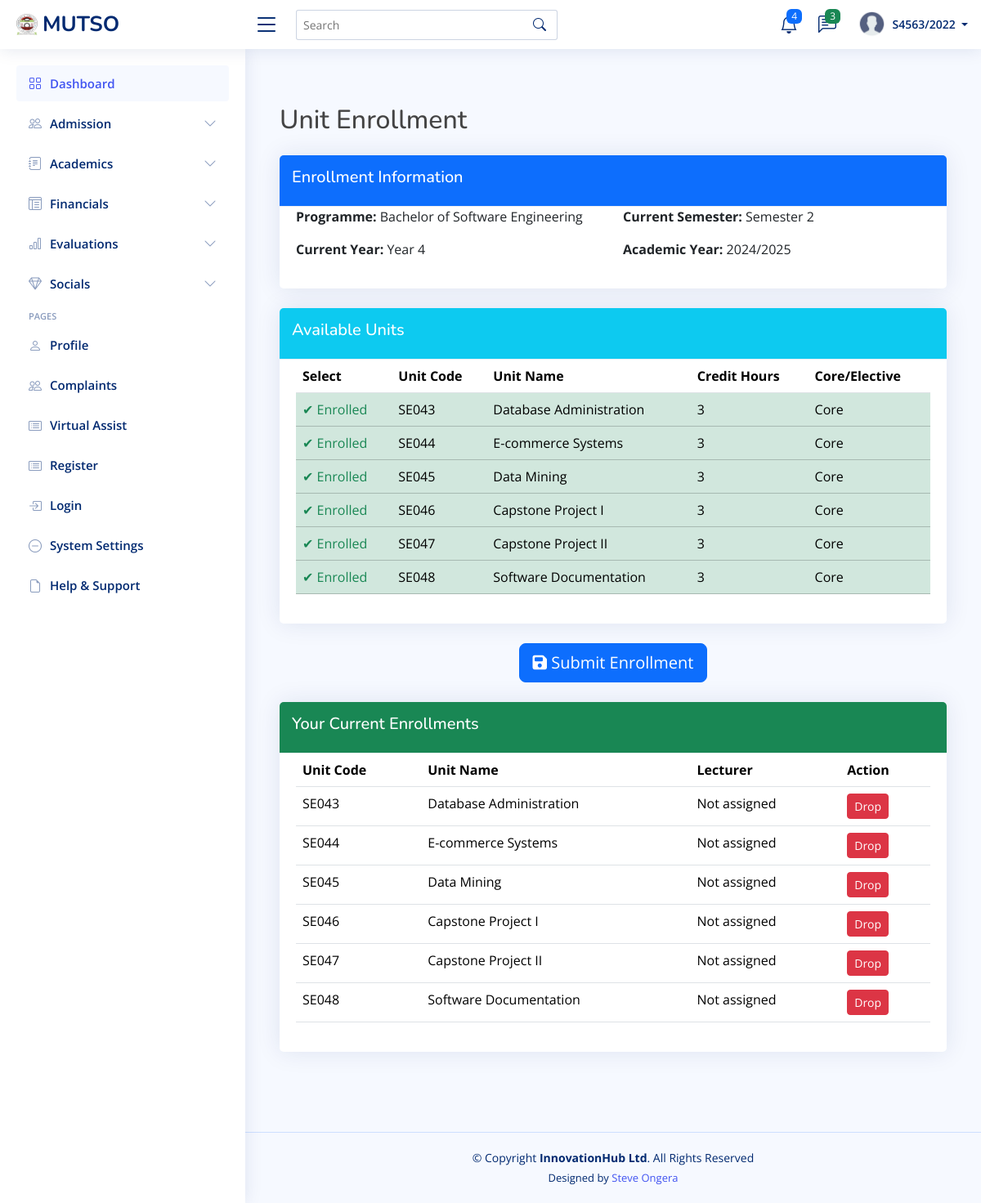
The page /enrollment/ (signed in) on the database as committed earlier.
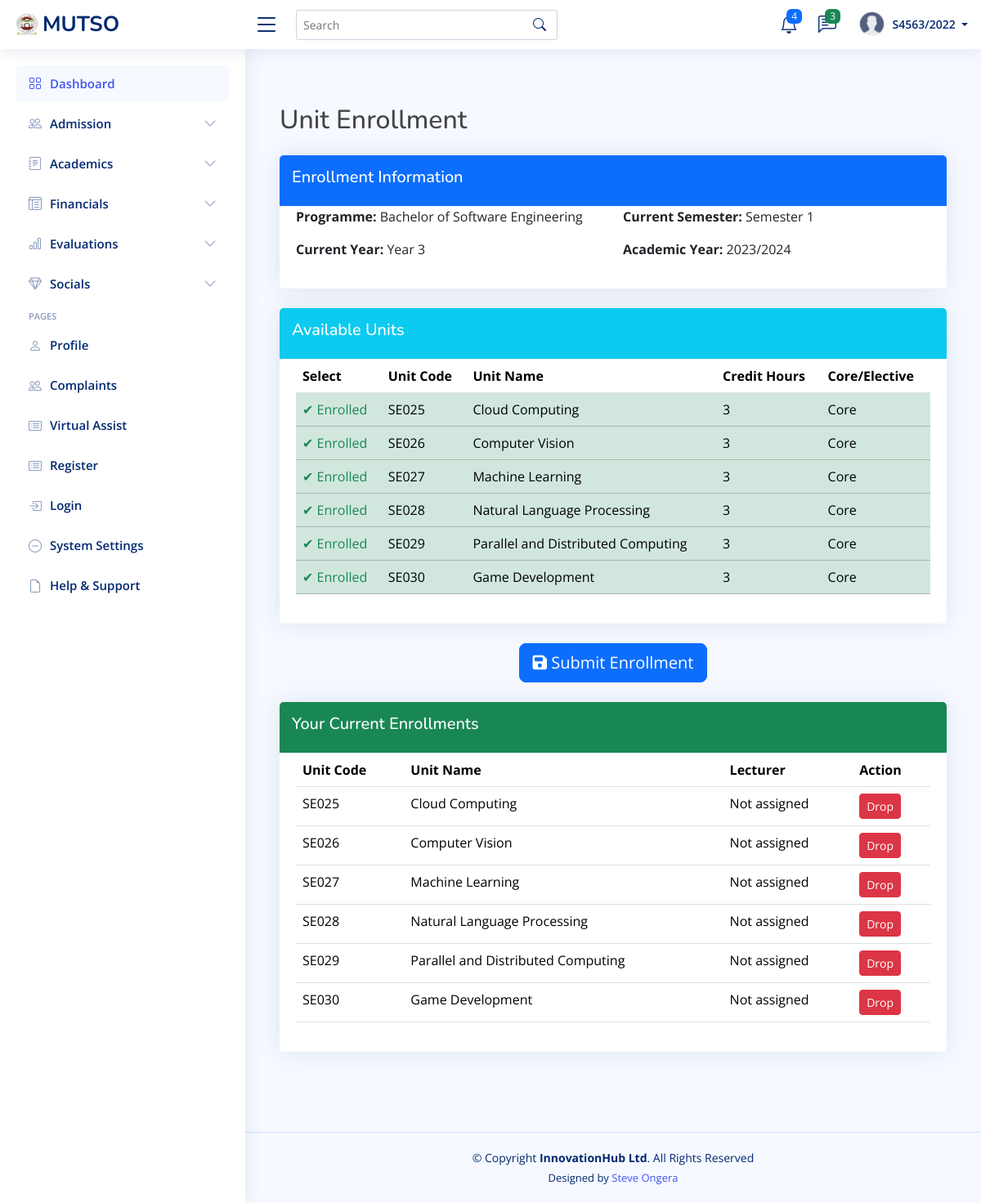
The same page on the database as committed later.
### students_portal/models.py (models this page shows, shortened)
class Student(models.Model):
    registration_number = models.CharField(max_length=20, unique=True)
    first_name = models.CharField(max_length=100)
    last_name = models.CharField(max_length=100)
    middle_name = models.CharField(max_length=100, blank=True, null=True)
    id_number = models.CharField(max_length=20, blank=True, null=True)
    profile_picture = models.ImageField(upload_to='lecturer_profiles/', blank=True, null=True)
    programme = models.ForeignKey(Programme, on_delete=models.CASCADE, related_name='students')
    current_year = models.IntegerField()
    current_semester = models.IntegerField()
    date_of_admission = models.DateField()
    expected_graduation_date = models.DateField(blank=True, null=True)
    date_of_birth = models.DateField(blank=True, null=True)
    gender = models.CharField(max_length=10, choices=[
        ('M', 'Male'),
        ('F', 'Female'),
        ('O', 'Other')
    ], blank=True, null=True)
    email = models.EmailField(blank=True, null=True)
    phone_number = models.CharField(max_length=15, blank=True, null=True)
    religion = models.CharField(max_length=50, blank=True, null=True)
    county = models.CharField(max_length=50, blank=True, null=True)
    town = models.CharField(max_length=50, blank=True, null=True)
    postal_address = models.CharField(max_length=100, blank=True, null=True)
    postal_code = models.CharField(max_length=10, blank=True, null=True)
    parent_name = models.CharField(max_length=100, blank=True, null=True)
    parent_phone = models.CharField(max_length=15, blank=True, null=True)
    emergency_contact_name = models.CharField(max_length=100, blank=True, null=True)
    emergency_contact_relationship = models.CharField(max_length=50, blank=True, null=True)
    emergency_contact_phone = models.CharField(max_length=15, blank=True, null=True)
    is_active = models.BooleanField(default=True)
    status = models.CharField(max_length=20, choices=[
        ('active', 'Active'),
        ('inactive', 'Inactive'),
        ('graduated', 'Graduated'),
        ('deferred', 'Deferred'),
        ('suspended', 'Suspended'),
        ('transferred', 'Transferred'),
        ('withdrawn', 'Withdrawn')
    ], default='active')
    entry_mode = models.CharField(max_length=20, choices=[
        ('government_sponsored', 'Government-Sponsored'),
        ('self_sponsored', 'Self-Sponsored'),
        ('parallel', 'Parallel'),
        ('exchange', 'Exchange'),
        ('transfer', 'Transfer')
    ], default='government_sponsored')
    scholarship_info = models.TextField(blank=True, null=True)
    created_at = models.DateTimeField(auto_now_add=True)
    updated_at = models.DateTimeField(auto_now=True)

class Semester(models.Model):
    academic_year = models.ForeignKey(AcademicYear, on_delete=models.CASCADE, related_name='semesters')
    name = models.CharField(max_length=50)
    number = models.IntegerField()  # 1, 2, or 3 depending on programme
    start_date = models.DateField()
    end_date = models.DateField()
    is_current = models.BooleanField(default=False)
    class Meta:
        unique_together = ('academic_year', 'number')

class AcademicYear(models.Model):
    name = models.CharField(max_length=50)
    start_date = models.DateField()
    end_date = models.DateField()
    is_current = models.BooleanField(default=False)

class ProgrammeUnit(models.Model):
    programme = models.ForeignKey(Programme, on_delete=models.CASCADE, related_name='programme_units')
    unit = models.ForeignKey(Unit, on_delete=models.CASCADE, related_name='programme_units')
    year_of_study = models.IntegerField()
    semester = models.IntegerField()
    class Meta:
        unique_together = ('programme', 'unit', 'year_of_study', 'semester')

class Unit(models.Model):
    name = models.CharField(max_length=200)
    code = models.CharField(max_length=20, unique=True)
    description = models.TextField(blank=True, null=True)
    credit_hours = models.IntegerField(default=3)
    is_core = models.BooleanField(default=True)

class StudentEnrollment(models.Model):
    student = models.ForeignKey(Student, on_delete=models.CASCADE, related_name='enrollments')
    programme_unit = models.ForeignKey(ProgrammeUnit, on_delete=models.CASCADE, related_name='enrollments')
    semester = models.ForeignKey(Semester, on_delete=models.CASCADE, related_name='enrollments')
    class Meta:
        unique_together = ('student', 'programme_unit', 'semester')

class Programme(models.Model):
    name = models.CharField(max_length=200)
    code = models.CharField(max_length=20, unique=True)
    department = models.ForeignKey(Department, on_delete=models.CASCADE, related_name='programmes')
    duration_years = models.IntegerField()
    semesters_per_year = models.IntegerField(default=2)
    description = models.TextField(blank=True, null=True)

### students_portal/views.py (the view, shortened to what this page needs)
# urls.py: path('enrollment/', views.unit_enrollment, name='unit_enrollment'),
@login_required
def unit_enrollment(request):
    try:
        student = Student.objects.get(registration_number=request.user.username)
    except Student.DoesNotExist:
        messages.error(request, "Student record not found")
        return redirect('student_dashboard')
    current_semester = Semester.objects.filter(is_current=True).first()
    if not current_semester:
        messages.error(request, "No active semester found for enrollment")
        return redirect('student_dashboard')
    available_units = ProgrammeUnit.objects.filter(
        programme=student.programme,
        year_of_study=student.current_year,
        semester=student.current_semester
    ).select_related('unit')
    enrolled_units = StudentEnrollment.objects.filter(
        student=student,
        semester=current_semester
    ).values_list('programme_unit_id', flat=True)
    current_enrollments = StudentEnrollment.objects.filter(
        student=student,
        semester=current_semester
    ).select_related('programme_unit__unit')
    context = {
        'student': student,
        'available_units': available_units,
        'enrolled_units': enrolled_units,
        'current_semester': current_semester,
        'current_enrollments': current_enrollments,  # Add this to context
        'max_units': 6,  # You can set a maximum number of units per semester
    }
    return render(request, 'enrollment/unit_enrollment.html', context)

### templates/enrollment/unit_enrollment.html (shortened to what the changed rows need)
{% extends 'base/base.html' %}
{% load static %}
{% block content %}
<div class="container py-5">
    <h2 class="mb-4">Unit Enrollment</h2>
    <div class="card mb-4">
        <div class="card-body">
            <div class="row">
                <div class="col-md-6">
                    <p><strong>Programme:</strong> {{ student.programme.name }}</p>
                    <p><strong>Current Year:</strong> Year {{ student.current_year }}</p>
                </div>
                <div class="col-md-6">
                    <p><strong>Current Semester:</strong> Semester {{ student.current_semester }}</p>
                    <p><strong>Academic Year:</strong> {{ current_semester.academic_year.name }}</p>
                </div>
            </div>
        </div>
    </div>
    <form method="post">
        <div class="card mb-4">
            <div class="card-body">
                {% if available_units %}
                    <div class="table-responsive">
                        <table class="table table-hover">
                            <thead>
                                <tr>
                                    <th>Select</th>
                                    <th>Unit Code</th>
                                    <th>Unit Name</th>
                                    <th>Credit Hours</th>
                                    <th>Core/Elective</th>
                                </tr>
                            </thead>
                            <tbody>
                                {% for unit in available_units %}
                                    <tr class="{% if unit.id in enrolled_units %}table-success{% endif %}">
                                        <td>
                                            {% if unit.id not in enrolled_units %}
                                                <input type="checkbox" name="units" value="{{ unit.id }}"
                                                       id="unit_{{ unit.id }}">
                                            {% else %}
                                                <span class="text-success">✔ Enrolled</span>
                                            {% endif %}
                                        </td>
                                        <td>{{ unit.unit.code }}</td>
                                        <td>{{ unit.unit.name }}</td>
                                        <td>{{ unit.unit.credit_hours }}</td>
                                        <td>{% if unit.unit.is_core %}Core{% else %}Elective{% endif %}</td>
                                    </tr>
                                {% endfor %}
                            </tbody>
                        </table>
                    </div>
                {% else %}
                    <div class="alert alert-warning">
                        No units available for enrollment in your current year and semester.
                    </div>
                {% endif %}
            </div>
        </div>
    </form>
<div class="card mt-4">
    <div class="card-body">
        {% if current_enrollments %}
            <div class="table-responsive">
                <table class="table">
                    <thead>
                        <tr>
                            <th>Unit Code</th>
                            <th>Unit Name</th>
                            <th>Lecturer</th>
                            <th>Action</th>
                        </tr>
                    </thead>
                    <tbody>
                        {% for enrollment in current_enrollments %}
                            <tr>
                                <td>{{ enrollment.programme_unit.unit.code }}</td>
                                <td>{{ enrollment.programme_unit.unit.name }}</td>
                                <td>
                                    {% with allocation=enrollment.programme_unit.unit_allocations.filter|first %}
                                        {% if allocation %}
                                            {{ allocation.lecturer.get_full_name }}
                                        {% else %}
                                            Not assigned
                                        {% endif %}
                                    {% endwith %}
                                </td>
                                <td>
                                    <a href="{% url 'drop_unit' enrollment.id %}"
                                       class="btn btn-sm btn-danger"
                                       onclick="return confirm('Are you sure you want to drop this unit?');">
                                        Drop
                                    </a>
                                </td>
                            </tr>
                        {% endfor %}
                    </tbody>
                </table>
            </div>
        {% else %}
            <div class="alert alert-info">
                You are not enrolled in any units for this semester.
            </div>
        {% endif %}
    </div>
</div>
</div>
{% endblock %}

Rows that differ between the two databases and show on the page:
no longer on this page (row edited): Semester: academic_year.name "2024/2025"
no longer on this page (row unchanged): ProgrammeUnit: shows "✔ Enrolled", unit.code "SE043", unit.name "Database Administration", unit.credit_hours "3", shows "Core"
no longer on this page (row unchanged): ProgrammeUnit: shows "✔ Enrolled", unit.code "SE044", unit.name "E-commerce Systems", unit.credit_hours "3", shows "Core"
no longer on this page (row unchanged): ProgrammeUnit: shows "✔ Enrolled", unit.code "SE045", unit.name "Data Mining", unit.credit_hours "3", shows "Core"
no longer on this page (row unchanged): ProgrammeUnit: shows "✔ Enrolled", unit.code "SE046", unit.name "Capstone Project I", unit.credit_hours "3", shows "Core"
no longer on this page (row unchanged): ProgrammeUnit: shows "✔ Enrolled", unit.code "SE047", unit.name "Capstone Project II", unit.credit_hours "3", shows "Core"
no longer on this page (row unchanged): ProgrammeUnit: shows "✔ Enrolled", unit.code "SE048", unit.name "Software Documentation", unit.credit_hours "3", shows "Core"
no longer on this page (row unchanged): StudentEnrollment: programme_unit.unit.code "SE043", programme_unit.unit.name "Database Administration"
no longer on this page (row unchanged): StudentEnrollment: programme_unit.unit.code "SE044", programme_unit.unit.name "E-commerce Systems"
no longer on this page (row unchanged): StudentEnrollment: programme_unit.unit.code "SE045", programme_unit.unit.name "Data Mining"
no longer on this page (row unchanged): StudentEnrollment: programme_unit.unit.code "SE046", programme_unit.unit.name "Capstone Project I"
no longer on this page (row unchanged): StudentEnrollment: programme_unit.unit.code "SE047", programme_unit.unit.name "Capstone Project II"
no longer on this page (row unchanged): StudentEnrollment: programme_unit.unit.code "SE048", programme_unit.unit.name "Software Documentation"
changed Student "Bachelor of Software Engineering": current_year "4" → "3"; current_semester "2" → "1"
now on this page (row edited): Semester: academic_year.name "2023/2024"
now on this page (row unchanged): ProgrammeUnit: shows "✔ Enrolled", unit.code "SE025", unit.name "Cloud Computing", unit.credit_hours "3", shows "Core"
now on this page (row unchanged): ProgrammeUnit: shows "✔ Enrolled", unit.code "SE026", unit.name "Computer Vision", unit.credit_hours "3", shows "Core"
now on this page (row unchanged): ProgrammeUnit: shows "✔ Enrolled", unit.code "SE027", unit.name "Machine Learning", unit.credit_hours "3", shows "Core"
now on this page (row unchanged): ProgrammeUnit: shows "✔ Enrolled", unit.code "SE028", unit.name "Natural Language Processing", unit.credit_hours "3", shows "Core"
now on this page (row unchanged): ProgrammeUnit: shows "✔ Enrolled", unit.code "SE029", unit.name "Parallel and Distributed Computing", unit.credit_hours "3", shows "Core"
now on this page (row unchanged): ProgrammeUnit: shows "✔ Enrolled", unit.code "SE030", unit.name "Game Development", unit.credit_hours "3", shows "Core"
added StudentEnrollment: programme_unit.unit.code "SE025", programme_unit.unit.name "Cloud Computing"
added StudentEnrollment: programme_unit.unit.code "SE026", programme_unit.unit.name "Computer Vision"
added StudentEnrollment: programme_unit.unit.code "SE027", programme_unit.unit.name "Machine Learning"
added StudentEnrollment: programme_unit.unit.code "SE028", programme_unit.unit.name "Natural Language Processing"
added StudentEnrollment: programme_unit.unit.code "SE029", programme_unit.unit.name "Parallel and Distributed Computing"
added StudentEnrollment: programme_unit.unit.code "SE030", programme_unit.unit.name "Game Development"
